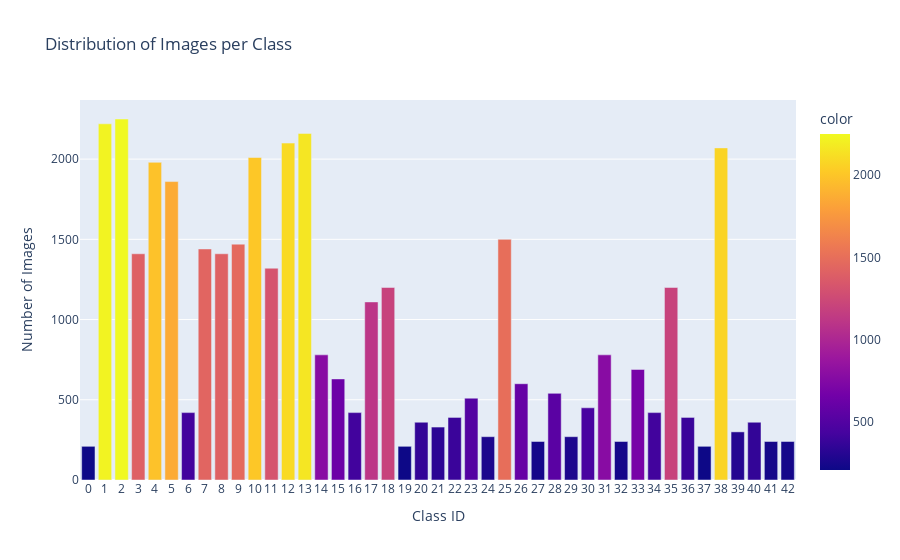

The notebook cell saved with this chart:
### Markdown cell above
## EDA

### Code cell
# Install required nbformat for proper notebook rendering
#%pip install "nbformat>=4.2.0"

# Visualizing Class Distribution
import plotly.express as px

# Path to your training data (use raw string to avoid unicode escape issues)
train_path = r'C:\Users\judew\OneDrive\Desktop\Zindua\Traffic_sign_recogntion project\dataset\Train'
data_list = []
classes = []

for i in range(43):
    path = os.path.join(train_path, str(i))
    images = os.listdir(path)
    data_list.append(len(images))
    classes.append(str(i))

# Creating a beautiful bar chart for distribution
fig = px.bar(x=classes, y=data_list, labels={'x': 'Class ID', 'y': 'Number of Images'},
             title='Distribution of Images per Class', color=data_list)
fig.show()

### Figure 1 — Plotly figure (JSON) as saved in the notebook; plotly's stock layout.template omitted (floating-point values rounded to 4 significant figures)
{"data": [{"hovertemplate": "Class ID=%{x}<br>Number of Images=%{y}<br>color=%{marker.color}<extra></extra>", "legendgroup": "", "marker": {"color": [210, 2220, 2250, 1410, 1980, 1860, 420, 1440, 1410, 1470, 2010, 1320, 2100, 2160, 780, 630, 420, 1110, 1200, 210, 360, 330, 390, 510, 270, 1500, 600, 240, 540, 270, 450, 780, 240, 689, 420, 1200, 390, 210, 2070, 300, 360, 240, 240], "coloraxis": "coloraxis", "pattern": {"shape": ""}}, "name": "", "orientation": "v", "showlegend": false, "textposition": "auto", "type": "bar", "x": ["0", "1", "2", "3", "4", "5", "6", "7", "8", "9", "10", "11", "12", "13", "14", "15", "16", "17", "18", "19", "20", "21", "22", "23", "24", "25", "26", "27", "28", "29", "30", "31", "32", "33", "34", "35", "36", "37", "38", "39", "40", "41", "42"], "xaxis": "x", "y": [210, 2220, 2250, 1410, 1980, 1860, 420, 1440, 1410, 1470, 2010, 1320, 2100, 2160, 780, 630, 420, 1110, 1200, 210, 360, 330, 390, 510, 270, 1500, 600, 240, 540, 270, 450, 780, 240, 689, 420, 1200, 390, 210, 2070, 300, 360, 240, 240], "yaxis": "y"}], "layout": {"barmode": "relative", "coloraxis": {"colorbar": {"title": {"text": "color"}}, "colorscale": [[0, "#0d0887"], [0.1111, "#46039f"], [0.2222, "#7201a8"], [0.3333, "#9c179e"], [0.4444, "#bd3786"], [0.5556, "#d8576b"], [0.6667, "#ed7953"], [0.7778, "#fb9f3a"], [0.8889, "#fdca26"], [1, "#f0f921"]]}, "legend": {"tracegroupgap": 0}, "title": {"text": "Distribution of Images per Class"}, "xaxis": {"anchor": "y", "domain": [0, 1], "title": {"text": "Class ID"}}, "yaxis": {"anchor": "x", "domain": [0, 1], "title": {"text": "Number of Images"}}}}
